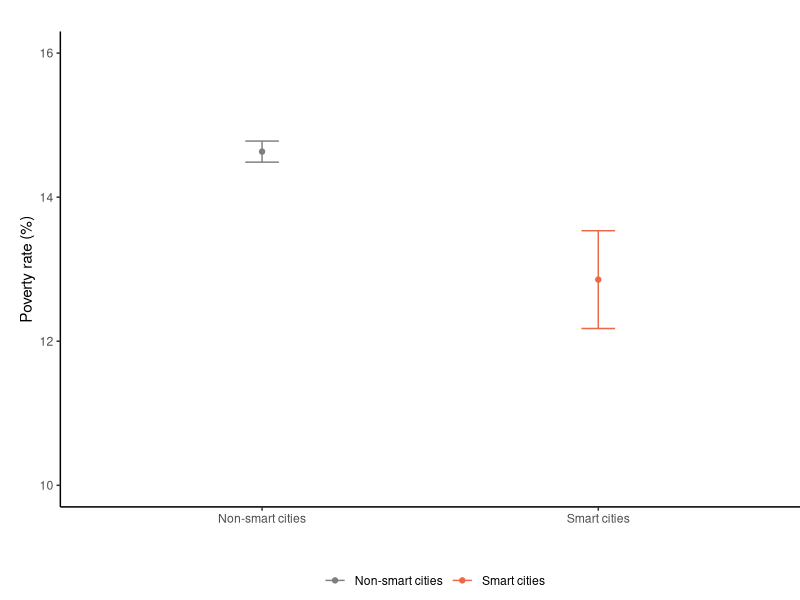
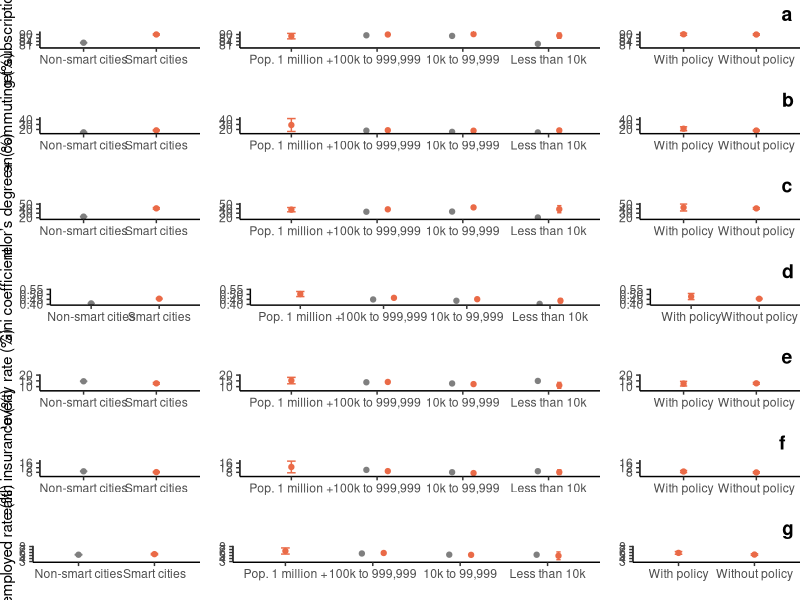

Write R code to recreate these figures, in order.
## ---- chunk 1
library(tidyverse)
library(ggpubr)
## ---- chunk 2
acs <- read.csv("data/acs20240917.csv")
target <- read.csv("data/selected_targets20240214.csv")
smart <- acs %>% filter(smart==1) # only smart cities
## ---- chunk 3
smart <- merge(smart, target, by = "GISJOIN", all.x = TRUE)
smart[is.na(smart)] <- 0
## ---- chunk 4
head(smart)
## ---- chunk 5
#mycolor <- c("#596174","#ea6a47")
mycolor <- c("grey50","#ea6a47")
## ---- chunk 6
plot_ci <- function(data1, measure, ymin, ymax, data2, target, ylab) {
  sumtable <- data1 %>% group_by(smart) %>% summarise(mean = mean({{measure}}, na.rm=T), 
                                                n = n(),
                                                lowerint = t.test({{measure}})$conf.int[1], 
                                                upperint = t.test({{measure}})$conf.int[2],.groups = "drop")
  print(sumtable)
  
  plota <- ggplot(sumtable,aes(x = factor(smart, level=c("0", "1")), y = mean, color = as.factor(smart))) + 
    geom_errorbar(aes(ymin=lowerint, ymax=upperint), width=.1) + 
    scale_x_discrete(name =" ", labels = c("1"="Smart cities", "0"="Non-smart cities")) +
    geom_point() +
    ylim(ymin,ymax) +
    ylab(ylab) +
    scale_color_manual(values = mycolor, guide="none") +
    theme_classic() +
    theme(plot.margin = unit(c(0.8,0,0,0), 'cm'))
  
  sumtablep <- data1 %>% group_by(pop_size, smart) %>% summarise(mean = mean({{measure}}, na.rm=T), 
                                                n = n(),
                                                lowerint = t.test({{measure}})$conf.int[1], 
                                                upperint = t.test({{measure}})$conf.int[2], .groups = "drop")
  print(sumtablep)
  
  plotc <- ggplot(sumtablep, aes(x = factor(pop_size, level=c("4", "3", "2", "1")), y = mean, color = as.factor(smart))) + 
    geom_errorbar(aes(ymin = lowerint, ymax = upperint), position = position_dodge(width=.5), width=.1) + 
    scale_x_discrete(name ="", labels = c("1"="Less than 10k", "2"="10k to 99,999", "3"="100k to 999,999", "4"="Pop. 1 million +")) +
    geom_point(position = position_dodge(width=.5)) +
    ylim(ymin,ymax) +
    ylab("") +
    scale_color_manual(values = mycolor, guide="none") +
    theme_classic()+
    theme(plot.margin = unit(c(0.8,0,0,0), 'cm'))
  
  sumtables <- data2 %>% group_by({{target}}) %>% summarise(mean = mean({{measure}}, na.rm=T),
  n = n(), lowerint = t.test({{measure}})$conf.int[1], upperint = t.test({{measure}})$conf.int[2], .groups = "drop")

  print(sumtables)
  
  plotb <- ggplot(sumtables,aes(x = factor({{target}}, level=c("1", "0")), y = mean)) + 
    geom_errorbar(aes(ymin = lowerint, ymax = upperint), color = "#ea6a47", width=.1) + 
    scale_x_discrete(name ="", labels = c("1"="With policy", "0"="Without policy")) +
    geom_point(color = "#ea6a47") +
    ylim(ymin,ymax) +
    ylab("") +
    theme_classic()+
    theme(plot.margin = unit(c(0.8,0,0,0), 'cm'))

  ggarrange(plota, plotc, plotb, ncol = 3, nrow = 1, widths = c(1, 2, 1) )
}
## ---- chunk 7
# with ledgend
plot_ci_bottom <- function(data1, measure, ymin, ymax, data2, target, ylab) {
  sumtable <- data1 %>% group_by(smart) %>% summarise(mean = mean({{measure}}, na.rm=T), 
                                                n = n(),
                                                lowerint = t.test({{measure}})$conf.int[1], 
                                                upperint = t.test({{measure}})$conf.int[2],.groups = "drop")
  print(sumtable)
  
  plota <- ggplot(sumtable,aes(x = factor(smart, level=c("0", "1")), y = mean, color = as.factor(smart))) + 
    geom_errorbar(aes(ymin=lowerint, ymax=upperint), width=.1) + 
    scale_x_discrete(name =" ", labels = c("1"="Smart cities", "0"="Non-smart cities")) +
    geom_point() +
    ylim(ymin,ymax) +
    ylab(ylab) +
    scale_color_manual(values = mycolor, name="", labels = c("1"="Smart cities", "0"="Non-smart cities")) +
    theme_classic() +
    theme(plot.margin = unit(c(0.8,0,0,0.5), 'cm'), legend.position="bottom")

  sumtables <- data2 %>% group_by({{target}}) %>% summarise(mean = mean({{measure}}, na.rm=T),
  n = n(), lowerint = t.test({{measure}})$conf.int[1], upperint = t.test({{measure}})$conf.int[2], .groups = "drop")

  print(sumtables)
  
  plotb <- ggplot(sumtables,aes(x = factor({{target}}, level=c("1", "0")), y = mean)) + 
    geom_errorbar(aes(ymin = lowerint, ymax = upperint), color = "#ea6a47", width=.1) + 
    scale_x_discrete(name ="", labels = c("1"="With policy", "0"="Without policy")) +
    geom_point(color = "#ea6a47") +
    ylim(ymin,ymax) +
    ylab("") +
    theme_classic()+
    theme(plot.margin = unit(c(0.8,0,0,0.5), 'cm'))
  
  sumtablep <- data1 %>% group_by(pop_size, smart) %>% summarise(mean = mean({{measure}}, na.rm=T), 
                                                n = n(),
                                                lowerint = t.test({{measure}})$conf.int[1], 
                                                upperint = t.test({{measure}})$conf.int[2], .groups = "drop")
  print(sumtablep)
  
  plotc <- ggplot(sumtablep, aes(x = factor(pop_size, level=c("4", "3", "2", "1")), y = mean, color = as.factor(smart))) + 
    geom_errorbar(aes(ymin = lowerint, ymax = upperint), position = position_dodge(width=.5), width=.1) + 
    scale_x_discrete(name ="", labels = c("1"="Less than 10,000", "2"="10,000 to 99,999", "3"="100,000 to 999,999", "4"="Pop. 1 million +")) +
    geom_point(position = position_dodge(width=.5)) +
    ylim(ymin,ymax) +
    ylab("") +
    scale_color_manual(values = mycolor, guide="none") +
    theme_classic()+
    theme(plot.margin = unit(c(0.8,0,0,0.5), 'cm'))

  ggarrange(plota, plotb, plotc, ncol = 3, nrow = 1, widths = c(1, 1, 2) )
}
## ---- chunk 8
p1_1 <- plot_ci(acs, poverty, 7, 20, smart, SDG1_1, "Poverty rate (%)")
## ---- chunk 9
p3_8 <- plot_ci(acs, no_insurance, 5, 18, smart, SDG3_8, "No health insurance (%)")
## ---- chunk 10
p4_3 <- plot_ci(acs, bachelor, 18, 51, smart, SDG4_3, "Bachelor’s degree+ (%)")
## ---- chunk 11
p8_5 <- plot_ci(acs, unemp, 3, 8, smart, SDG8_5, "Unemployed rate (%)")
## ---- chunk 12
p9_c <- plot_ci(acs, internet, 79, 92, smart, SDG9_c, "Internet subscription (%)")
## ---- chunk 13
#plot_ci(acs, income, 0.4, 0.55, smart, income, "income")
## ---- chunk 14
45187.76 - 33902.66	
## ---- chunk 15
41415.17 - 37876.10	
## ---- chunk 16
46897.66-39917.71
## ---- chunk 17
51291.24 - 32898.05	
## ---- chunk 18
p10_4 <- plot_ci(acs, gini, 0.4, 0.55, smart, SDG10_4, "Gini coefficient")
## ---- chunk 19
p11_2 <- plot_ci(acs, green_commute, 13, 43, smart, SDG11_2, "Green commuting (%)")
## ---- chunk 20
ggarrange(p9_c, p11_2, p4_3, p10_4, p1_1, p3_8, p8_5, ncol = 1, nrow = 7, labels = "auto", label.x = 0.97) %>% ggsave(width=10, height=13, filename = "figure/acs.png")
## ---- chunk 21
sdg1_1 <- acs %>% group_by(smart) %>% summarise(mean = mean(poverty, na.rm=T),
                                                n = n(),
                                                lowerint = t.test(poverty)$conf.int[1],
                                                upperint = t.test(poverty)$conf.int[2])
## ---- chunk 22
ggplot(sdg1_1,aes(x = factor(smart, level=c("0", "1")), y = mean, color = as.factor(smart))) +
  geom_errorbar(aes(ymin = lowerint, ymax = upperint), width=.1) +
  scale_x_discrete(name ="", labels = c("1"="Smart cities", "0"="Non-smart cities")) +
  geom_point() +
  ylim(10,16) +
  ylab("Poverty rate (%)") +
  scale_color_manual(values = mycolor, name="", labels=c("1"="Smart cities", "0"="Non-smart cities")) +
  theme_classic()+
  theme(plot.margin = unit(c(0.8,0,0,0.5), 'cm'), legend.position="bottom")
#ggsave(width=10, height=8, filename = "figure/poverty.png")
## ---- chunk 23
t.test(poverty~smart, data = acs)
## ---- chunk 24
t.test(no_insurance~smart, data = acs)
## ---- chunk 25
t.test(bachelor~smart, data = acs)
## ---- chunk 26
t.test(unemp~smart, data = acs)
## ---- chunk 27
t.test(internet~smart, data = acs)
## ---- chunk 28
t.test(gini~smart, data = acs)
## ---- chunk 29
t.test(green_commute~smart, data = acs)
## ---- chunk 30
table_stats <- function(data, group_var, value_var) {
  
  # Calculate mean, sd, and 95% CI for each group
  summary_stats <- data %>%
    group_by(!!sym(group_var)) %>%
    summarise(
      mean = mean(!!sym(value_var), na.rm = TRUE),
      sd = sd(!!sym(value_var), na.rm = TRUE),
      n = n(),
      se = sd / sqrt(n), # standard error
      ci_lower = mean - qt(0.975, df = n - 1) * se, # lower bound of 95% CI
      ci_upper = mean + qt(0.975, df = n - 1) * se  # upper bound of 95% CI
    )
  
  # Round the results to two decimals
  summary_stats <- summary_stats %>%
    mutate(across(c(mean, sd, ci_lower, ci_upper), \(x) round(x, 2)))

  print(summary_stats)
  
  # Construct the formula for the t-test
  formula <- as.formula(paste(value_var, "~", group_var))
  
  # Perform Welch's t-test
  t_test_result <- t.test(formula, data = data)
  
  # Calculate the difference in means and its 95% CI
  mean_diff <- diff(summary_stats$mean)
  ci_diff_lower <- mean_diff - qt(0.975, df = t_test_result$parameter) * t_test_result$stderr
  ci_diff_upper <- mean_diff + qt(0.975, df = t_test_result$parameter) * t_test_result$stderr

  # Round to two decimals
  mean_diff <- round(mean_diff, 2)
  ci_diff_lower <- round(ci_diff_lower, 2)
  ci_diff_upper <- round(ci_diff_upper, 2)
  t_statistic <- round(t_test_result$statistic, 2)
  df <- round(t_test_result$parameter, 2) # Degrees of freedom
  p_value <- formatC(t_test_result$p.value, format = "e", digits = 2)
  
  # Output the results for the difference in means
  cat("\nDifference in means (Smart - Non-Smart):", mean_diff, "\n")
  cat("95% CI for difference:", ci_diff_lower, "to", ci_diff_upper, "\n")
  cat("t-test statistic:", t_statistic, "\n")
  cat("Degrees of freedom:", df, "\n")
  cat("p-value:", p_value, "\n")
}
## ---- chunk 31
table_stats(acs, group_var = "smart", value_var = "internet")
## ---- chunk 32
3.88e-95 
## ---- chunk 33
table_stats(acs, group_var = "smart", value_var = "green_commute")
## ---- chunk 34
table_stats(acs, group_var = "smart", value_var = "bachelor")
## ---- chunk 35
table_stats(acs, group_var = "smart", value_var = "gini")
## ---- chunk 36
table_stats(acs, group_var = "smart", value_var = "poverty")
## ---- chunk 37
table_stats(acs, group_var = "smart", value_var = "no_insurance")
## ---- chunk 38
7.96e-03 
## ---- chunk 39
table_stats(acs, group_var = "smart", value_var = "unemp")
## ---- chunk 40
1.16e-01 
## ---- chunk 41
table_stats(acs, group_var = "smart", value_var = "income")
